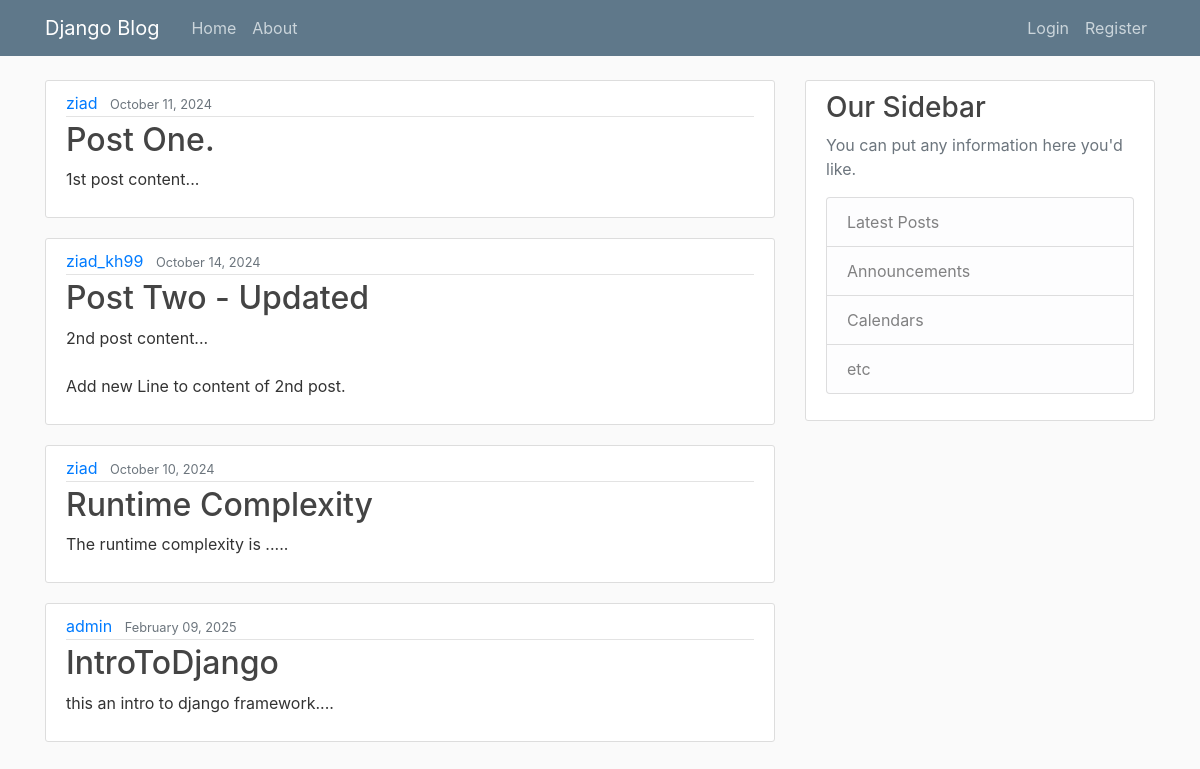
The page / on the database its author committed.
### blog/models.py (models this page shows, shortened)
class Post(models.Model):
    title = models.CharField(max_length=100)                    # title VARCHAR(100)
    content = models.TextField()                                # Unrestrected text
    date_posted = models.DateTimeField(default=timezone.now)
    author = models.ForeignKey(User, on_delete=models.CASCADE)

### blog/views.py (the view)
# urls.py: 2. Add a URL to urlpatterns:  path('', views.home, name='home')
def home(request):
    context = {
        'posts': Post.objects.all(),
        'title': 'AZ-Blog Home',
    }
    return render(request, 'blog/home.html', context)

### blog/templates/blog/home.html
{% extends 'blog/base.html' %}
{% block content %}
    {% for post in posts %}
        <article class="media content-section">
        <div class="media-body">
            <div class="article-metadata">
            <a class="mr-2" href="#">{{ post.author }}</a>
            <small class="text-muted">{{ post.date_posted | date:'F d, Y'}}</small>
            </div>
            <h2><a class="article-title" href="#">{{ post.title }}</a></h2>
            <p class="article-content">{{ post.content }}</p>
        </div>
        </article>
    {% endfor %}
{% endblock content %}

### blog/static/blog/main.css (style rules this page uses)
body { background: #fafafa; color: #333333; margin-top: 5rem; }
h1, h2, h3, h4, h5, h6 { color: #444444; }
.content-section { background: #ffffff; padding: 10px 20px; border: 1px solid #dddddd; border-radius: 3px; margin-bottom: 20px; }
.article-title { color: #444444; }
.article-content { white-space: pre-line; }
.article-metadata { padding-bottom: 1px; margin-bottom: 4px; border-bottom: 1px solid #e3e3e3 }

### rows shown on the page
Post: author "ziad", date_posted "October 11, 2024", title "Post One.", content "1st post content..."
Post: author "ziad_kh99", date_posted "October 14, 2024", title "Post Two - Updated", content "2nd post content... Add new Line to content of 2nd post."
Post: author "ziad", date_posted "October 10, 2024", title "Runtime Complexity", content "The runtime complexity is ....."
Post: author "admin", date_posted "February 09, 2025", title "IntroToDjango", content "this an intro to django framework...."
